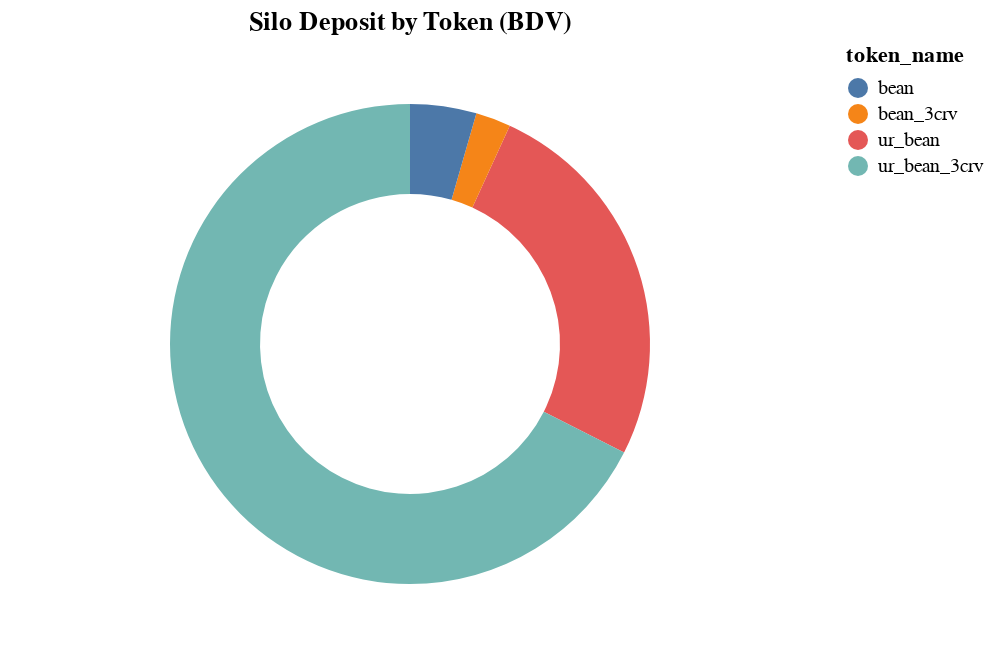

The cell this chart's notebook holds for it:
### Code cell
ddf(df_silo.copy().loc[(df_silo.season == szn_max) & (df_silo.variable == 'total_deposited_bdv')])
c = alt.Chart(df_silo.copy().loc[(df_silo.season == szn_max) & (df_silo.variable == 'total_deposited_bdv')]
).encode(
    theta=alt.Theta("value:Q", stack=True),
    color=alt.Color("token_name:N", legend=alt.Legend()),
    tooltip=alt.Tooltip("value:Q", format=",d")
).mark_arc(outerRadius=120, innerRadius=75
).properties(title="Silo Deposit by Token (BDV)")
c

### Figure 1 — Vega-Lite specification as saved in the notebook (floating-point values rounded to 4 significant figures)
{"config": {"view": {"continuousWidth": 400, "continuousHeight": 300}}, "data": {"name": "data-eb221947fc603e50b0f7560de69df962"}, "mark": {"type": "arc", "innerRadius": 75, "outerRadius": 120}, "encoding": {"color": {"field": "token_name", "legend": {}, "type": "nominal"}, "theta": {"field": "value", "stack": true, "type": "quantitative"}, "tooltip": {"field": "value", "format": ",d", "type": "quantitative"}}, "title": "Silo Deposit by Token (BDV)", "$schema": "https://vega.github.io/schema/vega-lite/v4.17.0.json", "datasets": {"data-eb221947fc603e50b0f7560de69df962": [{"season": 6848, "token_name": "ur_bean", "token_address": "0x1bea0050e63e05fbb5d8ba2f10cf5800b6224449", "variable": "total_deposited_bdv", "value": 10410000.0}, {"season": 6848, "token_name": "bean_3crv", "token_address": "0xc9c32cd16bf7efb85ff14e0c8603cc90f6f2ee49", "variable": "total_deposited_bdv", "value": 959500.0}, {"season": 6848, "token_name": "bean", "token_address": "0xbea0000029ad1c77d3d5d23ba2d8893db9d1efab", "variable": "total_deposited_bdv", "value": 1812000.0}, {"season": 6848, "token_name": "ur_bean_3crv", "token_address": "0x1bea3ccd22f4ebd3d37d731ba31eeca95713716d", "variable": "total_deposited_bdv", "value": 27420000.0}]}}
